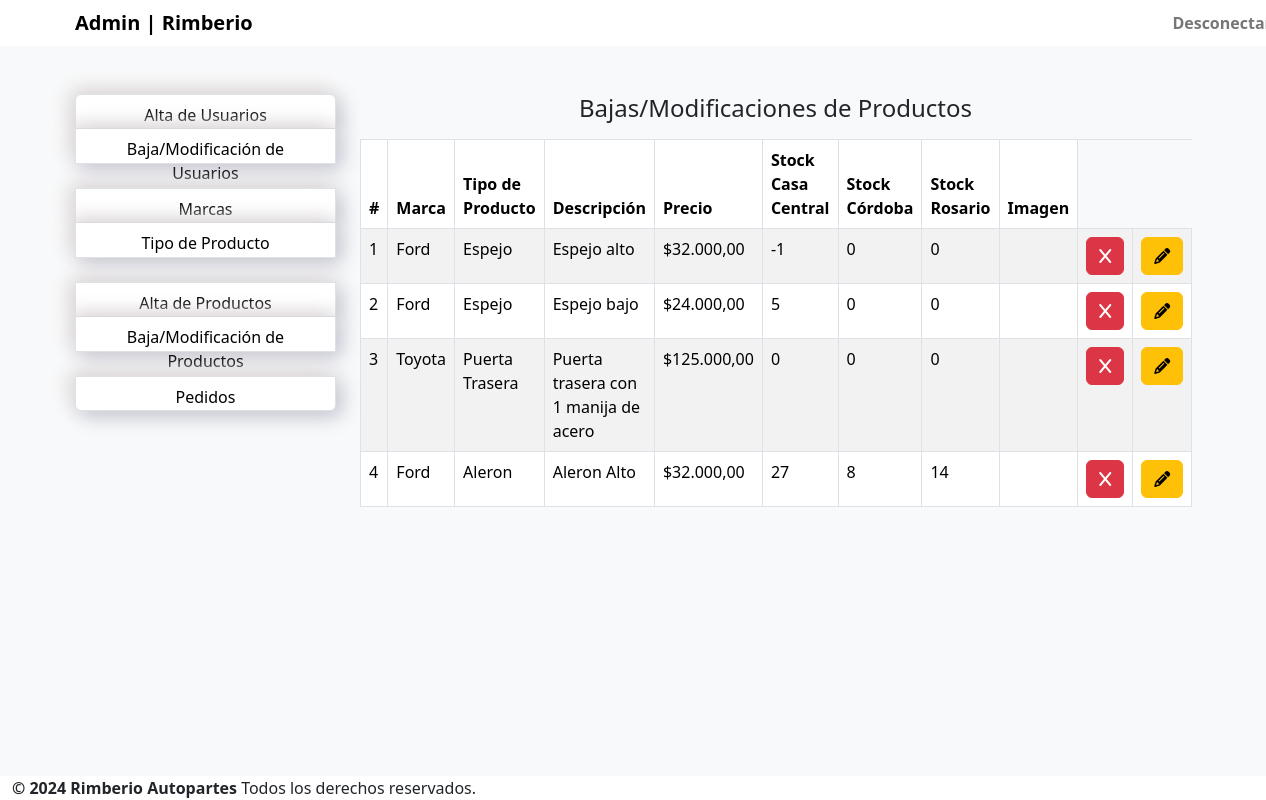
/esba-master/admin/bajaymodifproducto.php (signed in), run on the app's committed database.
### tables this page shows
CREATE TABLE `producto` (
  `id` int(3) NOT NULL,
  `id_marca` int(3) NOT NULL,
  `id_tipo_producto` int(3) NOT NULL,
  `descripcion` varchar(150) NOT NULL,
  `precio` int(10) NOT NULL,
  `stock_central` int(3) NOT NULL,
  `stock_cordoba` int(3) NOT NULL,
  `stock_rosario` int(3) NOT NULL,
  `imagen` varchar(255) NOT NULL
);

CREATE TABLE `marca` (
  `id` int(3) NOT NULL,
  `nombre` varchar(40) NOT NULL
);

CREATE TABLE `tipo_producto` (
  `id` int(3) NOT NULL,
  `id_marca` varchar(40) NOT NULL,
  `nombre` varchar(40) NOT NULL
);

### esba-master/admin/bajaymodifproducto.php (the view, shortened to what this page needs)
<?php
    include("includes/configadm.php");
    if(isset($_SESSION['usuario'])) {
?>
<!DOCTYPE html>
<html lang="en">
<head>
    <link rel="stylesheet" href="CSS/styles.css">
    <link href="https://cdn.jsdelivr.net/npm/bootstrap@5.3.3/dist/css/bootstrap.min.css" rel="stylesheet">
  </head>
<body class="bg-body-tertiary">
    <?php include("includes/headeradm.php"); ?>
    <br><br>
    <main>
        <div class="container">
            <div class="row">
                <div class="col-md-3">
                    <?php include("includes/menuadm.php");?>
                    <div class="col-md-9">
                        <div class="mb-3">
                            <h4 class="text-center">Bajas/Modificaciones de Productos</h4>
                        </div>
                        <table cellpadding="0" cellspacing="0" border="0" class="datatable-1 table table-bordered table-striped	 display" width="100%">
							<thead>
								<tr>
								    <th>#</th>
									<th>Marca</th>
									<th>Tipo de Producto</th>
									<th>Descripción</th>
									<th>Precio</th>
									<th>Stock Casa Central</th>
									<th>Stock Córdoba</th>
                                    <th>Stock Rosario</th>
                                    <th>Imagen</th>
								</tr>
							</thead>
						    <tbody>
                            <?php $query=mysqli_query($conexion,"SELECT producto.id, producto.descripcion, producto.precio, producto.stock_central, producto.stock_cordoba, producto.stock_rosario,
                                tipo_producto.nombre AS tipo, marca.nombre AS marca
                                FROM producto
                                JOIN tipo_producto ON producto.id_tipo_producto = tipo_producto.id
                                JOIN marca ON producto.id_marca = marca.id
                                WHERE 1=1");
                            while($row=mysqli_fetch_array($query))
                            {
                            ?>
							<tr>
								<td> <?php echo htmlentities($row['id']);?> </td>
								<td> <?php echo htmlentities($row['marca']);?> </td>
								<td> <?php echo htmlentities($row['tipo']);?> </td>
								<td> <?php echo htmlentities($row['descripcion']);?> </td>
								<td>$<?php echo htmlentities(number_format($row['precio'], 2, ",", "."));?> </td>
								<td> <?php echo htmlentities($row['stock_central']);?> </td>
								<td> <?php echo htmlentities($row['stock_cordoba']);?> </td>
                                <td> <?php echo htmlentities($row['stock_rosario']);?> </td>
                                <td> <?php echo htmlentities($row['imagen']);?> </td>
                                <td><a href="includes/validarbajaproducto.php?id=<?php echo $row['id']; ?>" class="btn btn-danger"><i class="fas fa-x fa-1x"></i></a></td>
                                <td><a href="modifproducto.php?id=<?php echo $row['id']; ?>" class="btn btn-warning"><i class="fas fa-pencil fa-1x"></i></a></td>
							<?php } ?>
                        </table>
					</div>
				</div>
			</div>
    </main>
    <div class="footer">
		<div class="container-fluid bg-white">
			<b class="copyright">© 2024 Rimberio Autopartes </b> Todos los derechos reservados.
		</div>
	</div>
</body>
</html>
<?php
}else {
    header("Location:index.php");
    exit;
}
?>

### esba-master/admin/CSS/styles.css (style rules this page uses)
body { font-family: sans-serif; margin: 0; }
main { min-height: calc(100vh - 36px - 82px); }
.footer { min-height: 20px; height: 100%; }

### data on the page
producto: id "1", id_marca.nombre "Ford", id_tipo_producto.nombre "Espejo", descripcion "Espejo alto", precio "32.000,00", stock_central "-1", stock_cordoba "0", stock_rosario "0"
producto: id "2", id_marca.nombre "Ford", id_tipo_producto.nombre "Espejo", descripcion "Espejo bajo", precio "24.000,00", stock_central "5", stock_cordoba "0", stock_rosario "0"
producto: id "3", id_marca.nombre "Toyota", id_tipo_producto.nombre "Puerta Trasera", descripcion "Puerta trasera con 1 manija de acero", precio "125.000,00", stock_central "0", stock_cordoba "0", stock_rosario "0"
producto: id "4", id_marca.nombre "Ford", id_tipo_producto.nombre "Aleron", descripcion "Aleron Alto", precio "32.000,00", stock_central "27", stock_cordoba "8", stock_rosario "14"
